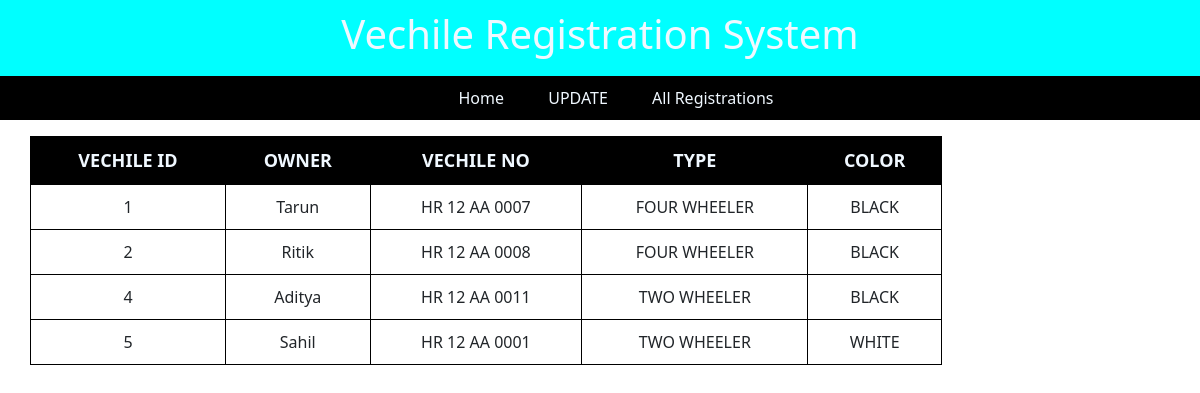
Screenshot of /allreg.php with the database file from the repository.
### tables this page shows
CREATE TABLE IF NOT EXISTS `registration` (
  `vechile_id` int NOT NULL AUTO_INCREMENT,
  `owner` varchar(100) NOT NULL,
  `type` varchar(100) NOT NULL,
  `vechile_no` varchar(100) NOT NULL,
  `color` varchar(50) NOT NULL,
  PRIMARY KEY (`vechile_id`)
);

### config/dal.php (called while the page is built, shortened)
<?php include_once 'constant.php';
function getConnection(){
    $cn=mysqli_connect(SERVER,USER,PWD) OR die("could not connet to server");
    return($cn);
   }
function get_vechile(){
    $cn=getConnection();
    $sql="SELECT * FROM registration  ";
     $result=mysqli_query($cn,$sql) or die("select query failed");
     return($result);
}
?>

### allreg.php (the view, shortened to what this page needs)
<?php include_once 'includes/header.php';
include_once 'config/dal.php'; ?>
<?php
include_once 'config/dal.php';
$result =get_vechile();
if(mysqli_num_rows($result)>0){
?>
<Link rel="stylesheet" type="text/css" href="fonts/font-awesome.min.css"/>
<div class="container">
<div class="row">
<table id="tablerecord" style="width:80% " cellpadding="7px" cellspacing="0" >
    <thead>
     <th>VECHILE ID </th>
     <th>OWNER</th>
     <th>VECHILE NO</th>
     <th>TYPE</th>
     <th>COLOR</th>
    </thead>
 <tbody>
    <?php
    while($row=mysqli_fetch_assoc($result)){
    ?>
    <tr>
        <td><?php echo $row['vechile_id'] ;?></td>
        <td><?php echo $row['owner'] ;?></td>
        <td><?php echo $row['vechile_no'];?></td>
        <td><?php echo $row['type'];?></td>
        <td><?php echo $row['color'];?></td>
    </tr>
 </tbody>
 <?php
 }
 ?>
</table>
<?php
}
?>
</div>
</div>

### includes/header.php (shortened to what this page needs)
<!DOCTYPE html>
<html>
<head>
<link rel="stylesheet" type="text/css" media="screen" href="css/bootstrap.min.css" >
    <link rel='stylesheet' type='text/css' media='screen' href='css/header.css'>
</head>
<body>
    <div id="head">
        <h1 id="head1">Vechile Registration System</h1>
</div>
    <div id="navbar">
        <ul>
            <li><a href="index.php">Home</a></li>
            <li><a href="update.php">UPDATE</a></li>
            <li><a href="allreg.php">All Registrations</a></li>
        </ul>
    </div>

### css/header.css (style rules this page uses)
* { margin: 0; padding:0; box-sizing: border-box; }
#head { background-color: aqua; color: aliceblue; text-align: center; padding: 10px; display: block; }
#head1 { display: inline-block; }
#navbar { background-color: black; text-align: center; }
#navbar>ul { list-style: none; }
#navbar>ul>li { list-style:none; display: inline-block; padding: 10px; }
#navbar>ul>li>a { text-decoration: none; color: aliceblue; padding: 10px; }

### allreg.php (style rules this page uses)
#tablerecord { border: 1px solid black; text-align:center; }
th { background-color: black; color:aliceblue; padding: 10px; font-size: large; border: 1px solid black; }
td { padding:10px; border: 1px solid black; }

### rows the page displays
registration: vechile_id "1", owner "Tarun", vechile_no "HR 12 AA 0007", type "FOUR WHEELER", color "BLACK"
registration: vechile_id "2", owner "Ritik", vechile_no "HR 12 AA 0008", type "FOUR WHEELER", color "BLACK"
registration: vechile_id "4", owner "Aditya", vechile_no "HR 12 AA 0011", type "TWO WHEELER", color "BLACK"
registration: vechile_id "5", owner "Sahil", vechile_no "HR 12 AA 0001", type "TWO WHEELER", color "WHITE"
